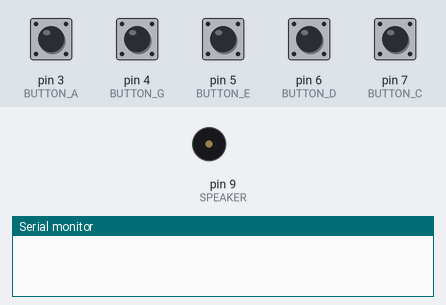
The sketch below on a simulated Arduino Uno, built with avr-gcc and run on an emulated ATmega328P. Parts: buzzer (waves = sounding), the last lines printed to the serial monitor. The inputs (shaded band) are chosen by the test bench; at power-on: pin 3 (BUTTON_A), pin 4 (BUTTON_G), pin 5 (BUTTON_E), pin 6 (BUTTON_D), pin 7 (BUTTON_C) HIGH.

Above: at 1.2 s.
1.3 s: pin 3 (BUTTON_A) pulled LOW for 0.15 s
At 1.37 s:
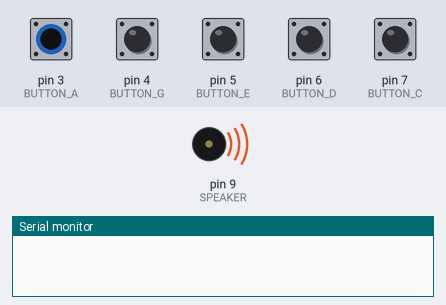
2.9 s: pin 4 (BUTTON_G) pulled LOW for 0.15 s
At 3.4 s:
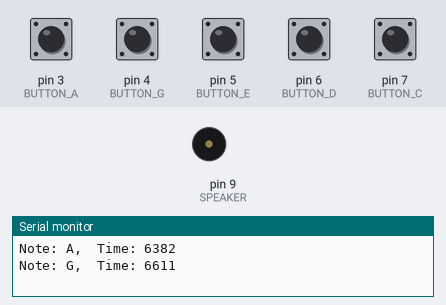
4.5 s: pin 5 (BUTTON_E) pulled LOW for 0.15 s
At 4.57 s:
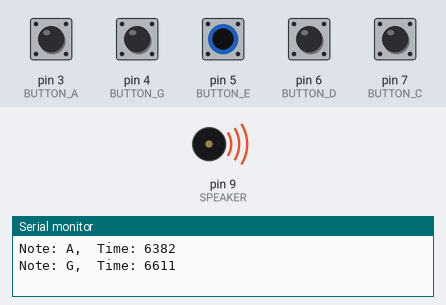
6.1 s: pin 6 (BUTTON_D) pulled LOW for 0.15 s
At 7.0 s:
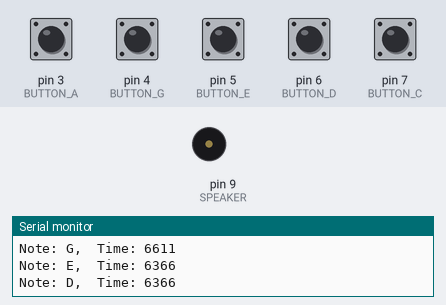
7.7 s: pin 7 (BUTTON_C) pulled LOW for 0.15 s
At 7.77 s:
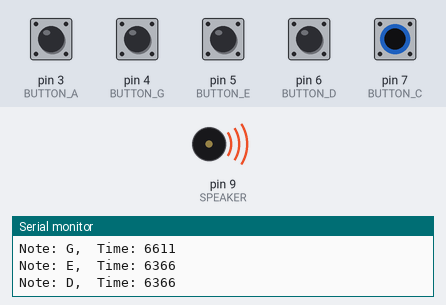
9.3 s: pin 3 (BUTTON_A) pulled LOW for 1 s
At 10.7 s:
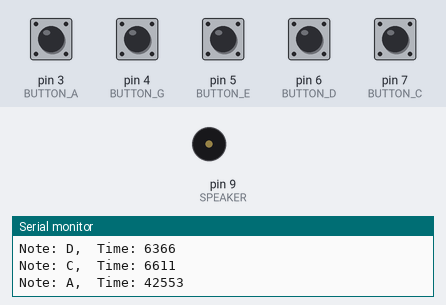
Timing chart, 0 to 12.3 s (numbered marks = the images above; inputs shaded):
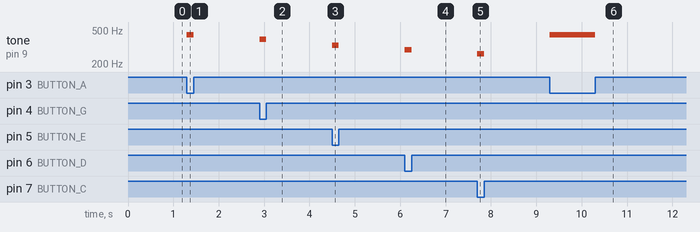

The sketch:

211018_physical_computing_week5_2.ino
```cpp
#include "pitches.h"

// Pentatonic Piano
// C D E G A
#define NOTE_C 262 //Hz
#define NOTE_D 294 //Hz
#define NOTE_E 330 //Hz
#define NOTE_G 392 //Hz
#define NOTE_A 440 //Hz

const int SPEAKER=9; //Speaker on pin 9
const int BUTTON_C=7; //Button pin
const int BUTTON_D=6; //Button pin
const int BUTTON_E=5; //Button pin
const int BUTTON_G=4; //Button pin
const int BUTTON_A=3; //Button pin
unsigned long count = 0;
char note;
bool flag = false;

void setup()
{
  Serial.begin(9600);

  //No setup needed
  //Tone function sets outputs
  pinMode(BUTTON_C, INPUT_PULLUP);
  pinMode(BUTTON_D, INPUT_PULLUP);
  pinMode(BUTTON_E, INPUT_PULLUP);
  pinMode(BUTTON_G, INPUT_PULLUP);
  pinMode(BUTTON_A, INPUT_PULLUP);
}
void loop()
{
  while(!digitalRead(BUTTON_C)) {
    tone(SPEAKER, NOTE_C);
    note = 'C';
    count += 1;
    flag = true;
  }

  while(!digitalRead(BUTTON_D)) {
     tone(SPEAKER, NOTE_D);
     note = 'D';
     count += 1;
     flag = true;
  }

  while(!digitalRead(BUTTON_E)) {
    tone(SPEAKER, NOTE_E);
    note = 'E';
    count += 1;
    flag = true;
  }

  while(!digitalRead(BUTTON_G)) {
    tone(SPEAKER, NOTE_G);
    note = 'G';
    count += 1;
    flag = true;
  }

  while(!digitalRead(BUTTON_A)) {
    tone(SPEAKER, NOTE_A);
    note = 'A';
    count += 1;
    flag = true;
  }

  noTone(SPEAKER);
  //Stop playing if all buttons have been released
  if (flag == true) {
    Serial.print("Note: ");
    Serial.print(note);
    Serial.print(",  Time: ");
    Serial.println(count);
    count = 0;
    flag = false;
  }
}
```

Measured:
- after the input at 1.3 s, tone on pin 9 (SPEAKER): silent → 440 Hz at once, → silent 0.15 s later
- after the input at 2.9 s, tone on pin 9 (SPEAKER): silent → 392 Hz at once, → silent 0.15 s later
- after the input at 4.5 s, tone on pin 9 (SPEAKER): silent → 330 Hz at once, → silent 0.15 s later
- after the input at 6.1 s, tone on pin 9 (SPEAKER): silent → 294 Hz at once, → silent 0.15 s later
- after the input at 7.7 s, tone on pin 9 (SPEAKER): silent → 262 Hz at once, → silent 0.15 s later
- after the input at 9.3 s, tone on pin 9 (SPEAKER): silent → 440 Hz at once, → silent 1.0 s later
